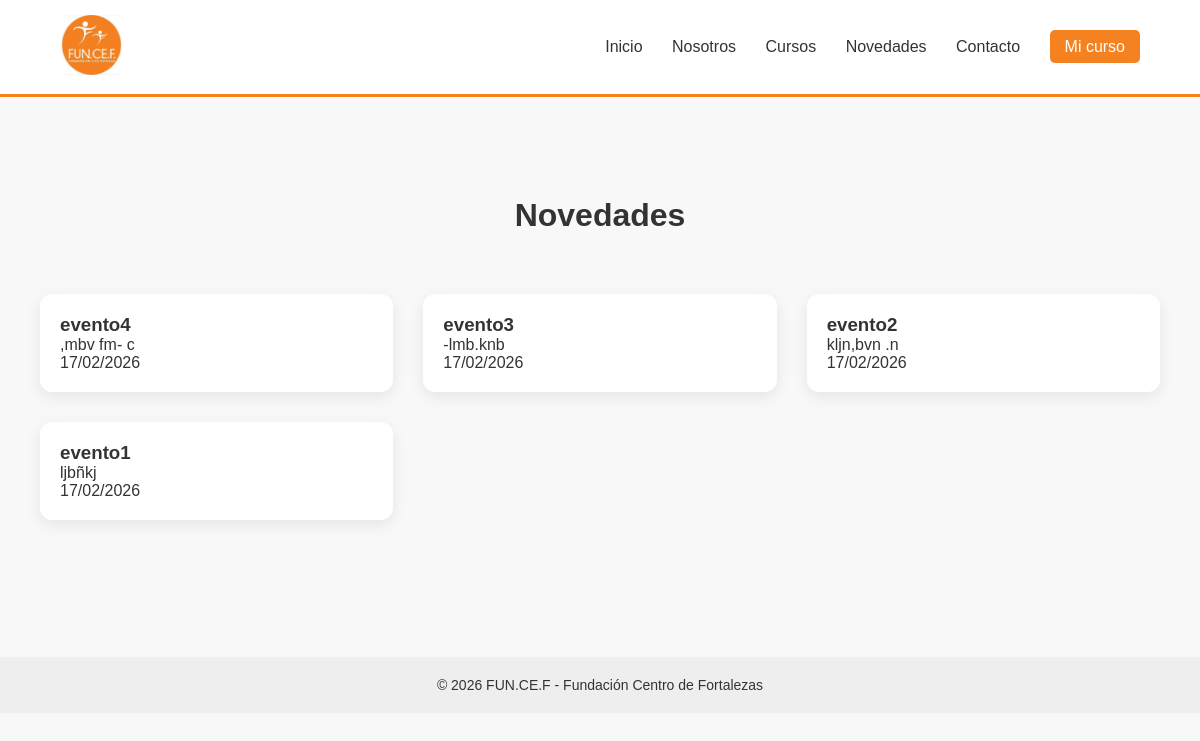
Screenshot of /novedades/ with the database file from the repository.
### web/models.py (models this page shows)
class Novedad(models.Model):
    titulo = models.CharField(max_length=200)
    descripcion = models.TextField()
    imagen = models.ImageField(
        upload_to='novedades/',
        blank=True,
        null=True
    )
    fecha_creacion = models.DateTimeField(auto_now_add=True)
    class meta:
        ordering = ['-fecha_creacion']  # 🔥 más reciente primero
    def __str__(self):
        return self.titulo

### web/views.py (the view)
# urls.py: path('novedades/', views.novedades, name='novedades'),
def novedades(request):
    print("ENTRÉ A NOVEDADES")
    novedades = Novedad.objects.all().order_by('-fecha_creacion')
    print("NOVEDADES:", novedades)
    return render(request, 'web/novedades.html', {'novedades': novedades})

### web/templates/web/novedades.html (shortened to what this page needs)
{% extends 'web/base.html' %}
{% block content %}
<h1 class="titulo-seccion">Novedades</h1>
<div class="contenedor-cursos">
    {% for novedad in novedades %}
        <div class="card-curso">
            <div class="card-body">
                <h3>{{ novedad.titulo }}</h3>
                <p class="descripcion">
                    {{ novedad.descripcion|truncatewords:20 }}
                </p>
                <p class="fecha">
                    {{ novedad.fecha_creacion|date:"d/m/Y" }}
                </p>
            </div>
        </div>
    {% empty %}
        <p>No hay novedades disponibles.</p>
    {% endfor %}
</div>
{% endblock %}

### static/css/style.css (style rules this page uses)
* { margin: 0; padding: 0; box-sizing: border-box; }
body { font-family: Arial, Helvetica, sans-serif; background-color: #F8F8F8; color: #333333; }
.contenedor-cursos { display: grid; grid-template-columns: repeat(auto-fit, minmax(300px, 1fr)); gap: 20px; }
.card-curso { background: white; border-radius: 10px; padding: 15px; box-shadow: 0 4px 10px rgba(0,0,0,0.1); }
.card-curso, .card-novedad { background: white; padding: 20px; border-radius: 15px; box-shadow: 0 4px 15px rgba(0,0,0,0.1); }
.titulo-seccion { text-align: center; margin: 40px 0; }
.contenedor-cursos { display: grid; grid-template-columns: repeat(3, 1fr); gap: 30px; padding: 20px 40px; }
.card-curso { background: white; border-radius: 12px; overflow: hidden; box-shadow: 0 5px 15px rgba(0,0,0,0.08); transition: transform 0.3s ease; display: flex; flex-direction: column; }

### rows the page displays
Novedad: titulo "evento4", descripcion ",mbv fm- c", fecha_creacion "17/02/2026"
Novedad: titulo "evento3", descripcion "-lmb.knb", fecha_creacion "17/02/2026"
Novedad: titulo "evento2", descripcion "kljn,bvn .n", fecha_creacion "17/02/2026"
Novedad: titulo "evento1", descripcion "ljbñkj", fecha_creacion "17/02/2026"
